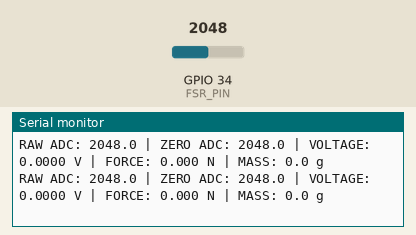
Recording of a sketch running on a simulated ESP32. On the bench: the last lines printed to the serial monitor. The inputs (shaded band) are chosen by the test bench; at power-on: GPIO 34 (FSR_PIN) = 2048 (analog values on the 0–4095 scale).

Above: at 6.2 s.
6.3 s: GPIO 34 (FSR_PIN) set to 2866
At 6.99 s:
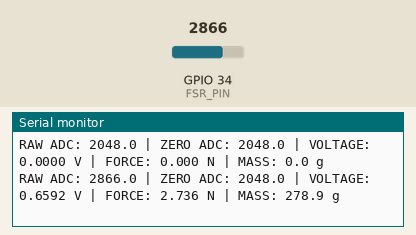
7.8 s: GPIO 34 (FSR_PIN) set to 3603
At 7.8 s:
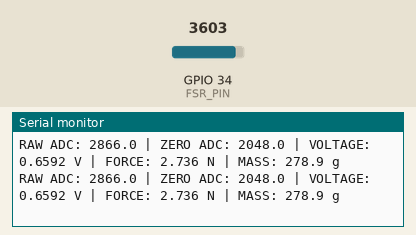
Timing chart, 0 to 10.8 s (numbered marks = the images above; inputs shaded):
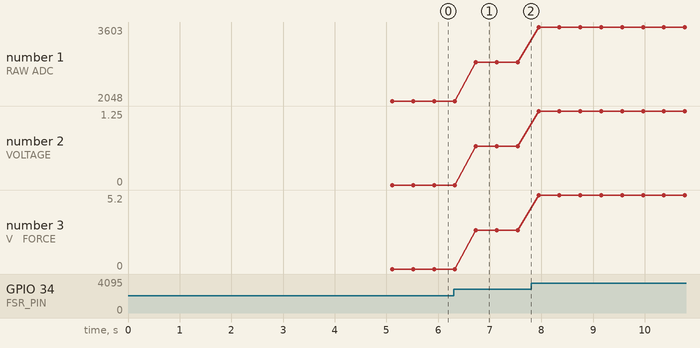

Measured:
- after the input at 6.3 s, the serial monitor: prints a new line after 0.43 s (image 1)
- plotted number 1: 2048 → 2866 after the input at 6.3 s, 2866 → 3603 after the input at 7.8 s
- plotted number 2: 0 → 0.66 after the input at 6.3 s, 0.66 → 1.25 after the input at 7.8 s
- plotted number 3: 0 → 2.74 after the input at 6.3 s, 2.74 → 5.2 after the input at 7.8 s

The sketch:

right_foot_fsr_calibration.ino
```cpp
#define FSR_PIN 34

// FSR configuration
const int NUM_SAMPLES = 20;
const int ZERO_CALIBRATION_SAMPLES = 100;

// Calibration factor from original code
float CALIBRATION_FACTOR = 4.15; // N/V

const float ADC_REFERENCE_VOLTAGE = 3.3;

// Zero calibration settings
float zeroADC = 0.0;

const float ZERO_THRESHOLD_ADC = 8.0;
const float AUTO_ZERO_BAND_ADC = 15.0;
const float AUTO_ZERO_ALPHA = 0.02;

// =====================================
// READ TRIMMED AVERAGE ADC
// =====================================

float readAverageADC() {

  int samples[NUM_SAMPLES];

  for (int i = 0; i < NUM_SAMPLES; i++) {
    samples[i] = analogRead(FSR_PIN);
    delay(5);
  }

  // Sort readings
  for (int i = 1; i < NUM_SAMPLES; i++) {
    int key = samples[i];
    int j = i - 1;

    while (j >= 0 && samples[j] > key) {
      samples[j + 1] = samples[j];
      j--;
    }

    samples[j + 1] = key;
  }

  // Remove lowest and highest 25%
  int lo = NUM_SAMPLES / 4;
  int hi = NUM_SAMPLES - NUM_SAMPLES / 4;

  long total = 0;

  for (int i = lo; i < hi; i++) {
    total += samples[i];
  }

  return total / (float)(hi - lo);
}

// =====================================
// ZERO CALIBRATION
// =====================================

void calibrateFSR() {

  Serial.println();
  Serial.println("FSR ZERO CALIBRATION");
  Serial.println("Remove all weight from FSR.");

  delay(3000);

  long total = 0;

  for (int i = 0; i < ZERO_CALIBRATION_SAMPLES; i++) {
    total += analogRead(FSR_PIN);
    delay(10);
  }

  zeroADC = total / (float)ZERO_CALIBRATION_SAMPLES;

  Serial.print("ZERO ADC OFFSET: ");
  Serial.println(zeroADC, 2);

  Serial.println("ZERO CALIBRATION COMPLETE");
}

// =====================================
// INITIALIZATION
// =====================================

void setup() {

  Serial.begin(115200);
  delay(1000);

  analogReadResolution(12);
  analogSetPinAttenuation(FSR_PIN, ADC_11db);

  Serial.println("RIGHT FOOT FSR402");
  Serial.println("ESP32-WROOM-32D");

  calibrateFSR();
}

// =====================================
// MAIN LOOP
// =====================================

void loop() {

  float averageADC = readAverageADC();

  float adjustedADC = averageADC - zeroADC;

  // Automatic zero adjustment while idle
  if (adjustedADC < AUTO_ZERO_BAND_ADC) {

    zeroADC += AUTO_ZERO_ALPHA * (averageADC - zeroADC);

    adjustedADC = averageADC - zeroADC;
  }

  if (adjustedADC < 0) {
    adjustedADC = 0;
  }

  // Convert ADC to voltage
  float voltage = adjustedADC *
                  ADC_REFERENCE_VOLTAGE / 4095.0;

  // Calculate force
  float forceN = voltage * CALIBRATION_FACTOR;

  if (adjustedADC <= ZERO_THRESHOLD_ADC) {
    forceN = 0.0;
  }

  // Convert force to equivalent mass
  float massGrams = (forceN / 9.81) * 1000.0;

  Serial.print("RAW ADC: ");
  Serial.print(averageADC, 1);

  Serial.print(" | ZERO ADC: ");
  Serial.print(zeroADC, 1);

  Serial.print(" | VOLTAGE: ");
  Serial.print(voltage, 4);

  Serial.print(" V | FORCE: ");
  Serial.print(forceN, 3);

  Serial.print(" N | MASS: ");
  Serial.print(massGrams, 1);

  Serial.println(" g");

  delay(300);
}
```
